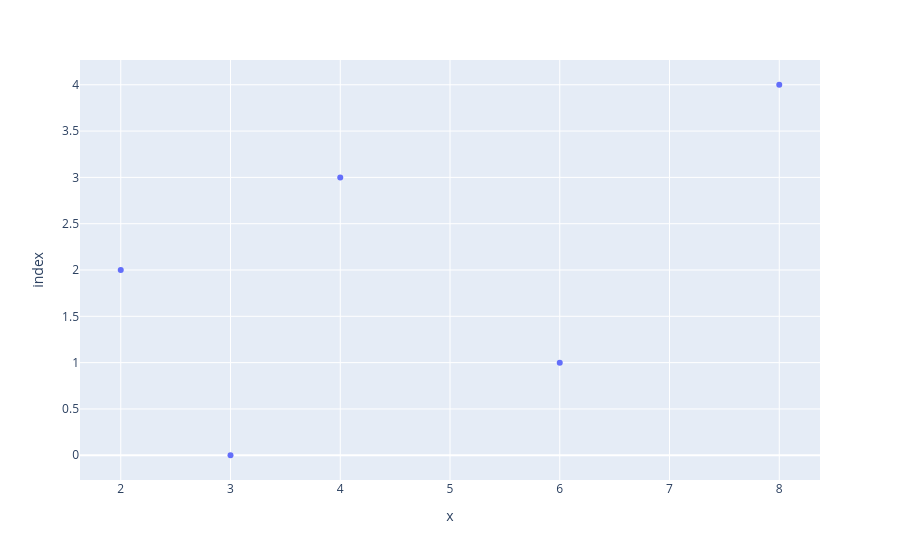

The notebook cell this image was saved under:
### Code cell
x=[1,2,3,4,5]
y=[3,6,2,4,8]
px.scatter(x,y)

### Figure 1 — Plotly figure (JSON) as saved in the notebook; plotly's stock layout.template omitted (floating-point values rounded to 4 significant figures)
{"data": [{"hovertemplate": "x=%{x}<br>index=%{y}<extra></extra>", "legendgroup": "", "marker": {"color": "#636efa", "symbol": "circle"}, "mode": "markers", "name": "", "orientation": "h", "showlegend": false, "type": "scatter", "x": [3, 6, 2, 4, 8], "xaxis": "x", "y": [0, 1, 2, 3, 4], "yaxis": "y"}], "layout": {"legend": {"tracegroupgap": 0}, "margin": {"t": 60}, "xaxis": {"anchor": "y", "domain": [0, 1], "title": {"text": "x"}}, "yaxis": {"anchor": "x", "domain": [0, 1], "title": {"text": "index"}}}}
